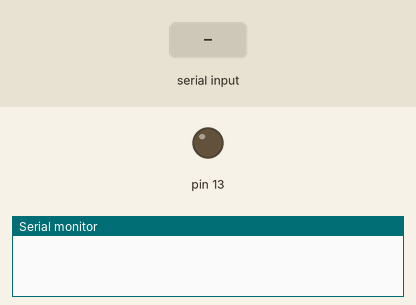
Recording of a sketch running on a simulated Arduino Uno, built with avr-gcc and run on an emulated ATmega328P. Parts: output pins drawn as LEDs (lit = HIGH), the last lines printed to the serial monitor. The inputs (shaded band) are chosen by the test bench.

Above: at 1.2 s.
1.3 s: "on\n" received over Serial
At 1.7 s:
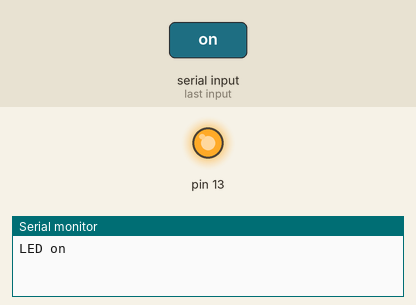
2.8 s: "off\n" received over Serial
At 4.0 s:
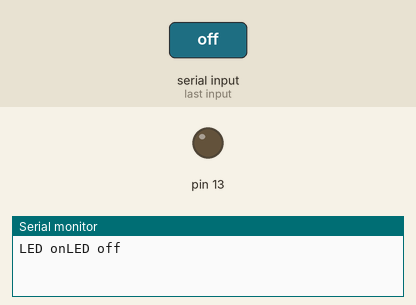
Timing chart, 0 to 5.8 s (numbered marks = the images above; inputs shaded):
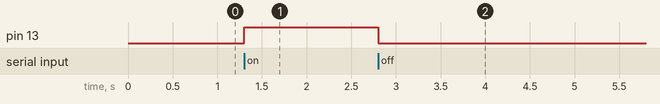

Measured:
- after the input at 1.3 s, pin 13: LOW → HIGH at once
- after the input at 2.8 s, pin 13: HIGH → LOW at once

The sketch:

serial_sender.ino
```cpp
String InBytes;

void setup() {
  // Serial setup
  Serial.begin(9600);

  // LED output setup
  pinMode(13, OUTPUT);
}

// Control Loop
void loop() {
  if (Serial.available() > 0) {
    // Recieves data from serial
    InBytes = Serial.readStringUntil('\n');

    // Checks command and changes LED Value
    if (InBytes == "on") {
      digitalWrite(13, HIGH);
      Serial.write("LED on");
    } else if (InBytes == "off") {
      digitalWrite(13, LOW);
      Serial.write("LED off");
    } else {
      Serial.write("Invalid Input");
    }
  }
}
```
